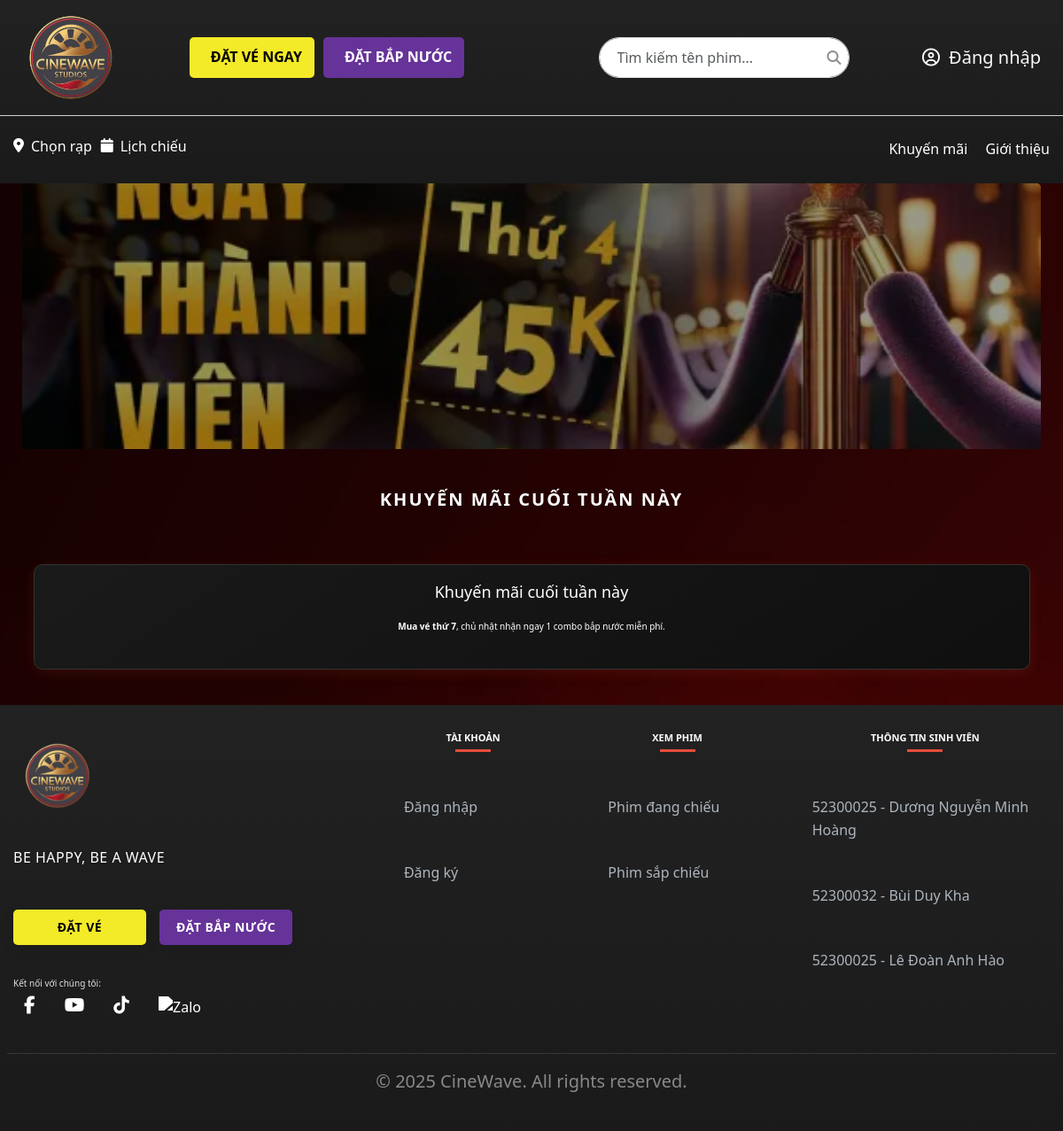
Screenshot of /index.php?page=promotion-details&id=5 with the database file from the repository.
### tables this page shows
CREATE TABLE `promotions` (
  `promotion_id` int(11) NOT NULL,
  `title` varchar(255) NOT NULL,
  `content` text DEFAULT NULL,
  `banner_url` varchar(255) DEFAULT NULL,
  `created_at` timestamp NOT NULL DEFAULT current_timestamp(),
  `link` varchar(255) DEFAULT NULL,
  `hide` tinyint(1) DEFAULT 0,
  `order_index` int(11) DEFAULT NULL
);

### app/model/pdo.php (called while the page is built, shortened)
<?php
function pdo_get_connection(){
    $dburl = "mysql:host=localhost;dbname=movie_ticket_booking;charset=utf8";
    $username = 'root';
    $password = '';
    $conn = new PDO($dburl, $username, $password);
    $conn->setAttribute(PDO::ATTR_ERRMODE, PDO::ERRMODE_EXCEPTION);
    return $conn;
}
function pdo_query_one($sql){
    $sql_args = array_slice(func_get_args(), 1);
    try{
        $conn = pdo_get_connection();
        $stmt = $conn->prepare($sql);
        $stmt->execute($sql_args);
        $row = $stmt->fetch(PDO::FETCH_ASSOC);
        return $row;
    }
    catch(PDOException $e){
        throw $e;
    }
    finally{
        unset($conn);
    }
}

### app/controler/promotions_services.php (called while the page is built, shortened)
<?php
include_once __DIR__ . '/../model/pdo.php';
class promotions_services{
    public function getPromotionbyID($promotion_id){
        $sql = "SELECT * FROM promotions WHERE hide=0 and promotion_id=?";
        return pdo_query_one($sql,$promotion_id);
    }
}
?>

### app/view/promotion_details.php (the view, shortened to what this page needs)
<body>
    <?php
        $promotionservices=new promotions_services();
        $promotion = $promotionservices->getPromotionbyID($promotion_id);
    ?>
    <div class="banner-slider">
        <div class="banner-container">
            <div class="banner active" data-bg="<?= $promotion['banner_url'] ?>">
            </div>
        </div>
    </div>
    <div class="title-section">
        <h2><?= $promotion['title'] ?></h2>
    </div>
    <div class="container">
        <div class="promotion-detail">
            <div class="promotion-card">
                <h2><?= $promotion['title'] ?></h2>
                <div class="promotion-content">
                    <p><?= $promotion['content'] ?></p>
                </div>
            </div>
        </div>
    </div>
</body>

### assets/css/common.css (style rules this page uses)
html, body { height: 100%; }

### assets/css/homepage.css (style rules this page uses)
* { box-sizing: border-box; }
html { font-size: 62.5%; }
body { overflow-x: hidden; font-family: "Montserrat", sans-serif; font-size: 1.6rem; margin: 0; padding: 0; background-color: #938686; color: white; background: url('../img/BG-detail.jpg') no-repeat center center fixed; background-size: cover; }

### assets/css/detail.css (style rules this page uses)
:root { --primary-color: #ffc107; --success-color: #21a24c; --danger-color: #dc3545; --dark-bg: #121212; --card-bg: #1e1e1e; --muted-color: #6c757d; --light-border: #dee2e6; --seat-size: 35px; --seat-couple-width: 80px; --seat-margin: 3px; --border-radius: 5px; --section-spacing: 20px; --font-size-small: 12px; --font-size-normal: 14px; --font-size-large: 18px; --transition-fast: 0.2s ease; --transition-normal: 0.3s ease; }
* { box-sizing: border-box; }
body { background-color: var(--dark-bg); color: white; background: url("../img/BG-detail.jpg") no-repeat center center fixed; background-size: cover; line-height: 1.6; min-height: 100vh; }

### assets/css/filter.css (style rules this page uses)
:root { --filter-page-bg: #1c1d30; --filter-box-bg: #e9e7f2; --filter-heading-color: #3b3c58; --filter-select-text-color: #5e2790; --filter-select-bg-color: #ffffff; --filter-select-border-color: #d0d0e0; --filter-button-bg-color: #5e2790; --filter-button-text-color: #e9e7f2; --filter-border-radius: 8px; --filter-select-height: 42px; --filter-select-selected-text-color: #3b3c58; --filter-select-selected-bg-color: #ffeb37; --filter-select-arrow-color-selected: '%233b3c58'; }

### assets/css/guestInfo.css (style rules this page uses)
body { font-family: Arial, sans-serif; background-image: url("../img/BG-detail.jpg"); min-height: 100vh; color: #fff; }

### assets/css/payment.css (style rules this page uses)
body { background: linear-gradient(to bottom, #0a1226, #1a237e); min-height: 100vh; font-family: Arial, sans-serif; }

### assets/css/promotion.css (style rules this page uses)
* { margin: 0; padding: 0; box-sizing: border-box; }
body { font-family: system-ui, 'Segoe UI', 'Helvetica Neue', Arial, sans-serif; background-image: url('../img/BG-detail.jpg'); line-height: 1.6; }
.banner-slider { position: relative; height: 300px; margin-bottom: 20px; overflow: hidden; border-radius: 5px; max-width: 1150px; margin-left: auto; margin-right: auto; padding: 0 20px; }
.banner { position: absolute; top: 0; left: 0; width: 100%; height: 100%; background-size: cover; background-position: center; background-repeat: no-repeat; display: flex; align-items: center; justify-content: center; cursor: pointer; transition: opacity 0.5s ease-in-out; opacity: 0; }
.banner.active { opacity: 1; }
.title-section { height: 80px; display: flex; align-items: center; justify-content: center; margin-bottom: 30px; background: transparent; }
.title-section h2 { font-weight: bold; color: #fff; text-transform: uppercase; letter-spacing: 2px; }
.promotion-detail { margin-bottom: 40px; }
.promotion-card { background: linear-gradient(145deg, #1a1a1a, #0f0f0f); border-radius: 10px; padding: 20px; border: 1px solid #333; box-shadow: 0 4px 15px rgba(255, 107, 53, 0.1); transition: transform 0.3s ease, box-shadow 0.3s ease; }
.promotion-card h2 { font-size: 1.8rem; color: #fff; margin-bottom: 20px; text-align: center; }
.promotion-card p { color: #fff; font-size: 1rem; text-align: center; }
.promotion-content p { margin-bottom: 20px; color: #fff; }

### rows the page displays
promotions: title "KHUYẾN MÃI CUỐI TUẦN NÀY", title "Khuyến mãi cuối tuần này", content "Mua vé thứ 7 , chủ nhật nhận ngay 1 combo bắp nước miễn phí."
